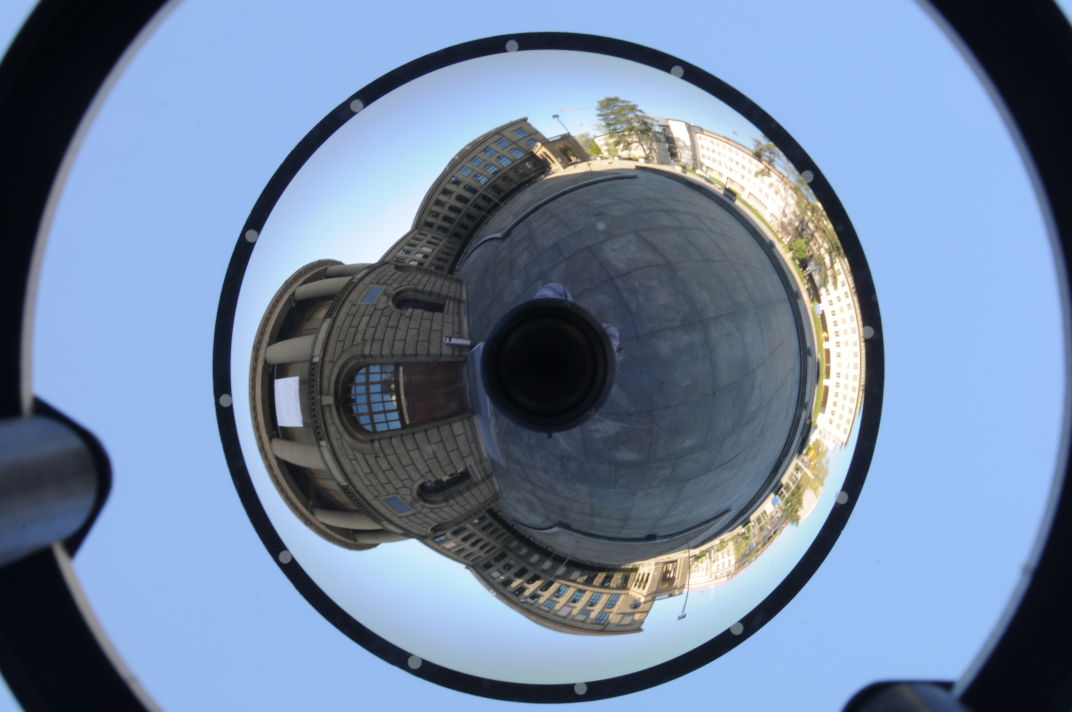
#> input picture experimental_scripts/cata_feature_matching/DSC_1286.JPG, 4288 x 2848 px, given in place of VMRImage0.jpg, which was not available (shown at 1/4 size)
$ jupyter execute --allow-errors calib.ipynb   (shell and % lines are left out)
#> lines starting #> are read from the running program, lines starting #| are printed output that depends on the picture
### experimental_scripts/babelcalib/calib_reader.py
import glob
import scipy.io
# import pytsamp
import numpy as np
from itertools import product

# [55 lines left out: function unproject, not called in this run]
class CameraPose:
    def __init__(self):
        self.R = np.eye(3)
        self.t = np.zeros(3)


# [135 lines left out: functions calib_to_dict, project, normalize_calib_data, compute_fov, compute_effective_fov, not called in this run]

def load_data(query_file, max_error=3.0):
    import glob
    import scipy.io
    import numpy as np

    dataset = scipy.io.loadmat(query_file, simplify_cells=True)
    # split the dataset into train_set and test_set based on dataset['img'] name arrays, select the components of the dataset where 'img' have 'train' in their name for train_set and 'test' for test_set
    dataset_train = {'img': [], 'orpc': [], 'corners': [], 'boards': dataset['boards'], 'imgsize': dataset['imgsize']}
    dataset_test = {'img': [], 'orpc': [], 'corners': [], 'boards': dataset['boards'], 'imgsize': dataset['imgsize']}
    # breakpoint()


    dataset_name = query_file[query_file.rfind('/') + 1:-4]
    query_path = query_file[:query_file.rfind('/') + 1:]

    # Check if each calibration file exists
    bc_path = query_path + 'calib/' + dataset_name + '_calib_bc.mat'
    kb_path = query_path + 'calib/' + dataset_name + '_calib_kb.mat'
    bc_exists = glob.glob(bc_path)
    kb_exists = glob.glob(kb_path)

    if not (bc_exists or kb_exists):
        print('No calibration files found!')
        return None

    # Load available calibration files
    if bc_exists and kb_exists:
        calibs = {
            'bc': scipy.io.loadmat(bc_path, simplify_cells=True),
            'kb': scipy.io.loadmat(kb_path, simplify_cells=True)
        }
        # Choose the simpler model if it performs similarly
        if calibs['bc']['calib_ir'] >= calibs['kb']['calib_ir'] * 0.99 and calibs['bc']['calib_rms'] <= calibs['kb']['calib_rms'] * 1.01:
            calib = calibs['bc']
        else:
            calib = calibs['kb']
    elif bc_exists:
        calib = scipy.io.loadmat(bc_path, simplify_cells=True)
    elif kb_exists:
        calib = scipy.io.loadmat(kb_path, simplify_cells=True)
    print(calib['Rt'].shape)

    calib_train = {'proj_params': calib['proj_params'], 'K': calib['K'], 'Rt': [], 'calib_rms': calib['calib_rms'], 'calib_ir': calib['calib_ir'], 'proj_model': calib['proj_model']}
    calib_test = {'proj_params': calib['proj_params'], 'K': calib['K'], 'Rt': [], 'calib_rms': calib['calib_rms'], 'calib_ir': calib['calib_ir'], 'proj_model': calib['proj_model']}
    # Split the calibration data into train_set and test_set based on the dataset['img'] name arrays
    # Collect correspondences and pose data
    corrs = collect_correspondences(dataset)
    # poses = []
    for i, img_path in enumerate(dataset['img']):
        if 'train' in img_path:
            # Populate dataset_train
            dataset_train['img'].append(img_path)
            dataset_train['orpc'].append(dataset['orpc'][i])
            dataset_train['corners'].append(dataset['corners'][i])

            # Populate calib_train with corresponding calibration data
            # calib_train['proj_params'].append(calib['proj_params'])
            # calib_train['K'].append(calib['K'])
            calib_train['Rt'].append(calib['Rt'][:, :, i])
            # calib_train['calib_rms'].append(calib['calib_rms'])
            # calib_train['calib_ir'].append(calib['calib_ir'])
        else:
            # Populate dataset_test
            dataset_test['img'].append(img_path)
            dataset_test['orpc'].append(dataset['orpc'][i])
            dataset_test['corners'].append(dataset['corners'][i])

            # Populate calib_test with corresponding calibration data
            # calib_test['proj_params'].append(calib['proj_params'])
            # calib_test['K'].append(calib['K'])
            calib_test['Rt'].append(calib['Rt'][:, :, i])
            # calib_test['calib_rms'].append(calib['calib_rms'])
            # calib_test['calib_ir'].append(calib['calib_ir'])

    # Convert lists to numpy arrays
    calib_train['Rt'] = np.stack(calib_train['Rt'], axis=2)
    calib_test['Rt'] = np.stack(calib_test['Rt'], axis=2)
    dataset_train['img'] = np.array(dataset_train['img'], dtype=object)
    dataset_train['orpc'] = np.array(dataset_train['orpc'], dtype=object)
    # dataset_train['corners'] = np.array(dataset_train['corners'], dtype=object)

    dataset_test['img'] = np.array(dataset_test['img'], dtype=object)
    dataset_test['orpc'] = np.array(dataset_test['orpc'], dtype=object)
    # dataset_test['corners'] = np.array(dataset_test['corners'], dtype=object)
    print(calib_train['Rt'].shape)

    # Convert calibration data lists to numpy arrays for train and test sets
    for key in ['proj_params', 'K', 'Rt', 'calib_rms', 'calib_ir']:
        calib_train[key] = np.array(calib_train[key])
        calib_test[key] = np.array(calib_test[key])

    corrs_train = collect_correspondences(dataset_train)
    corrs_test = collect_correspondences(dataset_test)
    poses_train = []
    poses_test = []
    for k in range(calib_train['Rt'].shape[2]):
        p = CameraPose()
        p.R = calib_train['Rt'][:, 0:3, k]
        p.t = calib_train['Rt'][:, 3, k]
        poses_train.append(p)
    for k in range(calib_test['Rt'].shape[2]):
        p = CameraPose()
        p.R = calib_test['Rt'][:, 0:3, k]
        p.t = calib_test['Rt'][:, 3, k]
        poses_test.append(p)
    poses = []
    for k in range(calib['Rt'].shape[2]):
        pose = CameraPose()
        pose.R = calib['Rt'][:, 0:3, k]
        pose.t = calib['Rt'][:, 3, k]
        poses.append(pose)
    # Filter correspondences
    corrs_train = filter_corrs(corrs_train, poses_train, calib_train, max_error)
    corrs_test = filter_corrs(corrs_test, poses_test, calib_test, max_error)


    # Compute field of view
    # fov = compute_fov(calib, dataset['imgsize'])
    fov = compute_effective_fov(calib, corrs)

    # return dataset_train, dataset_test, calib_train, calib_test, dataset, calib, poses_train, poses_test, poses
    return dataset_train, dataset_test, corrs_train, corrs_test, poses_train, poses_test, calib_train, calib_test, fov

# Grabs all 2D-3D correspondences from the data
# [53 lines left out: functions collect_correspondences, filter_corrs, not called in this run]

### experimental_scripts/babelcalib/calib.ipynb
[cell 1]
import sys
sys.path.append('/home/yihan/cvg/implicit_radial_sfm')
from calib_reader import *
# from ``scripts/python/database.py`` import everything
from scripts.python.database import *
import os
import pyimplicitdist
import matplotlib as plt

[cell 2]
base_path = '/home/yihan/cvg/implicit_radial_sfm/experimental_scripts/babelcalib/data/'
output_db_base = '/home/yihan/cvg/babelcalib/data/databases'
output_calib_base = '/home/yihan/cvg/babelcalib/data/calibrations'

# dataset_train, dataset_test, calib_train, calib_test, dataset, calib, poses_train, poses_test, poses=load_data('/home/yihan/cvg/implicit_radial_sfm/experimental_scripts/babelcalib/data/OCamCalib_Fisheye190deg.mat')
# load data and split to train and test
#> (the rest of this cell did not finish here and is left out)

[cell 3]
spline_path = '/home/yihan/cvg/implicit_radial_sfm/experimental_scripts/babelcalib/spline/UZH_DAVIS_indoor_45_spline.txt'
out = {}
#> (the rest of this cell did not finish here and is left out)

[cell 4]
# [7 lines left out: function rotation_to_quaternion, not called in this run]

[cell 5]
# Get intrinsic calibration from implicit distortion model
# get 2d points from corrs_train
# [32 lines left out: function get_intrinsics, not called in this run]

[cell 6]
theta = [1, 2, 3, 4, 5, 6, 7, 8, 9, 10]
radii = [1, 4, 9, 16, 25, 36, 49, 64, 81, 100]
import scipy.interpolate
spline = scipy.interpolate.CubicSpline(theta, radii, bc_type='natural')
theta_new = np.linspace(1, 10, 1000)
for t in theta_new:
    # keep 4 decimal places and print both theta and radii
    print("{:.5f} {:.5f}".format(t, spline(t)))

[cell 7]
# # plot the intrisics.theta_r
# import matplotlib.pyplot as plt
# write intrinsics.theta_r to a file
# [14 lines left out: function spline_fit, not called in this run]

[cell 8]
# calculate the mean reprojection error for test set
# [37 lines left out: function calculate_mean_reproj_error, not called in this run]

[cell 9]
results = {'OV_corner': [], 'OV_cube': [], 'OV_single_plane': [], 'Kalibr': [], 'OCamCalib': [], 'UZH_DAVIS': [], 'UZH_Snapdragon': []}
base_path = '/home/yihan/cvg/implicit_radial_sfm/experimental_scripts/babelcalib/data/'
output_base = '/home/yihan/cvg/implicit_radial_sfm/experimental_scripts/babelcalib/eval/'
spline_base = '/home/yihan/cvg/implicit_radial_sfm/experimental_scripts/babelcalib/spline/'
for query_file in os.listdir(base_path):
    if query_file.endswith('.mat'):
        # print(query_file)
        dataset_train, dataset_test, corrs_train, corrs_test, poses_train, poses_test, calib_train, calib_test, fov = load_data(base_path + query_file)
        output_path = output_base + query_file.split('.')[0] + '_theta_r.txt'

        out = get_intrinsics(dataset_train, corrs_train, poses_train, output_path)
        spline_path = spline_base + query_file.split('.')[0] + '_spline.txt'
        if  os.path.exists(spline_path):
            thetas, theta_r_spline = spline_fit(spline_path)
            mean_reprojection_error, calibrated_points = calculate_mean_reproj_error(corrs_test, poses_test,theta_r_spline, thetas,out)
            if query_file.startswith('OV_corner'):
                results['OV_corner'].append([mean_reprojection_error, calibrated_points])
            elif query_file.startswith('OV_cube'):
                results['OV_cube'].append([mean_reprojection_error, calibrated_points])
            elif query_file.startswith('OV_single_plane'):
                results['OV_single_plane'].append([mean_reprojection_error, calibrated_points])
            elif query_file.startswith('Kalibr'):
                results['Kalibr'].append([mean_reprojection_error, calibrated_points])
            elif query_file.startswith('OCamCalib'):
                results['OCamCalib'].append([mean_reprojection_error, calibrated_points])
            elif query_file.startswith('UZH_DAVIS'):
                results['UZH_DAVIS'].append([mean_reprojection_error, calibrated_points])
            elif query_file.startswith('UZH_Snapdragon'):
                results['UZH_Snapdragon'].append([mean_reprojection_error, calibrated_points])
# calculate the mean reprojection error and calibrated points for each dataset
#> (the rest of this cell did not finish here and is left out)

[cell 10]
results

[cell 11]
# [51 lines left out: function add_correspondences_to_database, not called in this run]

[cell 12]
# list all the files in the directory ending with .mat
for query_file in os.listdir(base_path):
    if query_file.endswith('.mat'):

        print('Processing', query_file)
        corrs, poses, calib, fov = load_data(base_path + query_file)
        # check the name of the file
        calib_dict = calib_to_dict(calib)
        if 'OV_' in query_file:
            calib_dict['width'] = 1280
            calib_dict['height'] = 800
        elif 'Kalibr_BF2M2020S23' in query_file:
            calib_dict['width'] = 1280
            calib_dict['height'] = 1024
        elif 'Kalibr_BM2820' in query_file:
            calib_dict['width'] = 1280
            calib_dict['height'] = 1024
        elif 'Kalibr_BF5M13720' in query_file:
            calib_dict['width'] = 1280
            calib_dict['height'] = 1024
        elif 'Kalibr_BM4018S118' in query_file:
            calib_dict['width'] = 1280
            calib_dict['height'] = 1024
        elif 'Kalibr_ENTANIYA' in query_file:
            calib_dict['width'] = 1680
            calib_dict['height'] = 1680
        elif 'Kalibr_EUROC' in query_file:
            calib_dict['width'] = 752
            calib_dict['height'] = 480
        elif 'Kalibr_GOPRO' in query_file:
            calib_dict['width'] = 1680
            calib_dict['height'] = 1680
        elif 'Kalibr_TUMVI' in query_file:
            calib_dict['width'] = 512
            calib_dict['height'] = 512
        elif 'UZH_DAVIS' in query_file:
            calib_dict['width'] = 346
            calib_dict['height'] = 260
        elif 'OCamCalib_Fisheye1' in query_file:
            calib_dict['width'] = 1032
            calib_dict['height'] = 778
        elif 'OCamCalib_Fisheye2' in query_file:
            calib_dict['width'] = 748
            calib_dict['height'] = 480
        elif 'OCamCalib_Fisheye190deg' in query_file:
            calib_dict['width'] = 752
            calib_dict['height'] = 480
        elif 'OCamCalib_GOPR' in query_file:
            calib_dict['width'] = 3840
            calib_dict['height'] = 2880
        elif 'OCamCalib_KaidanOmni' in query_file:
            calib_dict['width'] = 640
            calib_dict['height'] = 480
        elif 'OCamCalib_Ladybug' in query_file:
            calib_dict['width'] = 1024
            calib_dict['height'] = 768
        elif 'OCamCalib_MiniOmni' in query_file:
            calib_dict['width'] = 752
            calib_dict['height'] = 480
        elif 'OCamCalib_Omni' in query_file:
            calib_dict['width'] = 1280
            calib_dict['height'] = 960
        elif 'OCamCalib_VMRImage' in query_file:
            calib_dict['width'] = 1024
            calib_dict['height'] = 768
        else:
            print('Unknown image size for', query_file)
            continue

        # create the database
        output_db_dir = os.path.join(output_db_base, query_file.split('.')[0]) + '.db'
        print(output_db_dir)
        # add_correspondences_to_database(output_db_dir, corrs, poses, calib_dict)
        # save the calibration to the output directory
        output_calib_dir = os.path.join(output_calib_base, query_file.split('.')[0]) + '.txt'
        # write calib_dict['params'] to the output directory
        with open(output_calib_dir, 'w') as f:
            for item in calib_dict['params']:
                f.write("%s\n" % item)

#> (a cell that did not finish here is left out)

#> (a cell that did not finish here is left out)

[cell 15]
# OV: 1280, 800
# Kalibr_BF2M2020S23: 1280, 1024
# Kalibr_BM2820: 1280, 1024
# Kalibr_BF5M13720: 1280, 1024
# Kalibr_BM4018S118: 1280, 1024
# Kalibr_ENTANIYA: 1680, 1680
# Kalibr_EUROC: 752, 480
# Kalibr_GoPro: 1680, 1680
# Kalibr_TUMVI: 512, 512
# UZH_DAVIS: 346, 260
# UZH_Snapdragon:  640, 480
# OCamCalib_Fisheye_1: 1032, 778
# OCamCalib_Fisheye_2: 748, 480
# OCamCalib_Fisheye190deg: 752, 480
# OCamCalib_GOPR: 3840, 2880
# OcamCaliB_KaidanOmni: 640, 480
# OCamCalib_Ladybug: 1024, 768
# OCamCalib_MiniOmni: 752, 480
# OcamCalib_Omni: 1280, 960
# OCamCalib_VMRImage: 1024, 768

[cell 16]
# read a pgm image and determine the image size
import cv2
import numpy as np
import matplotlib.pyplot as plt
import matplotlib.image as mpimg
image_path = '/home/yihan/Downloads/OCamCalib/OCamCalib/VMRImage/train/VMRImage0.jpg'
image = cv2.imread(image_path, cv2.IMREAD_GRAYSCALE)
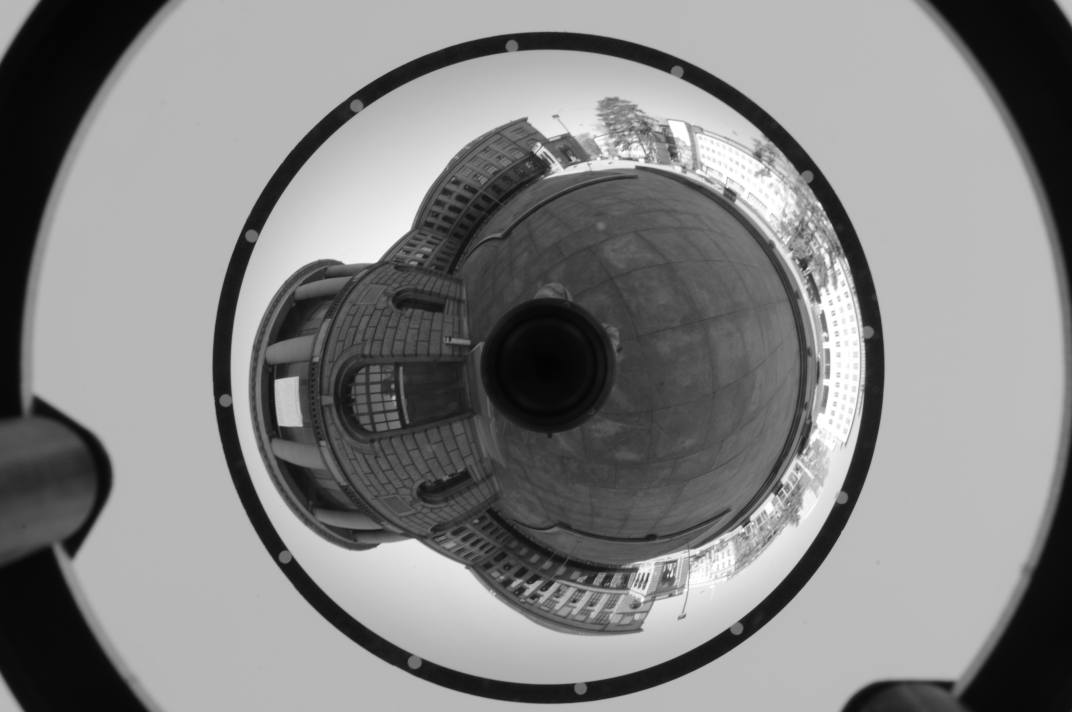
#> image: shape (2848, 4288) (shown at 1/4 size); min 1, max 255, mean 131.2
plt.imshow(image, cmap='gray')
# turn off axis
plt.axis('off')
# size of the image
image.shape
#> Out = (2848, 4288)


$ run again, on experimental_scripts/cata_feature_matching/matches_cata.png
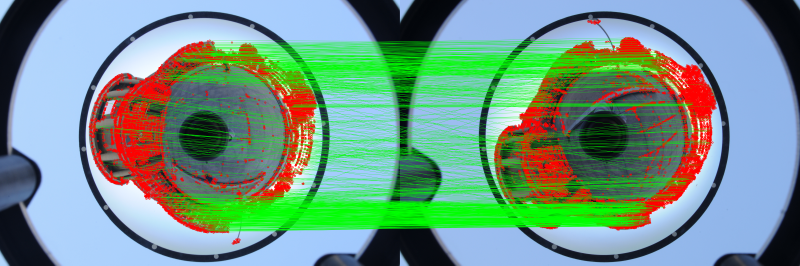
#> input picture experimental_scripts/cata_feature_matching/matches_cata.png, 1600 x 531 px, given in place of VMRImage0.jpg, which was not available (shown at 1/2 size)
#> `image = cv2.imread(image_path, cv2.IMREAD_GRAYSCALE)`:
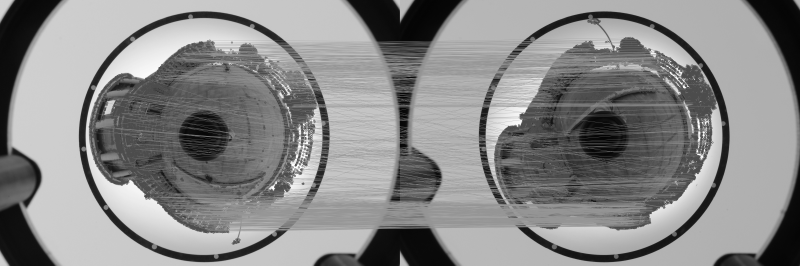
#> image: shape (531, 1600) (shown at 1/2 size); min 2, max 255, mean 136
